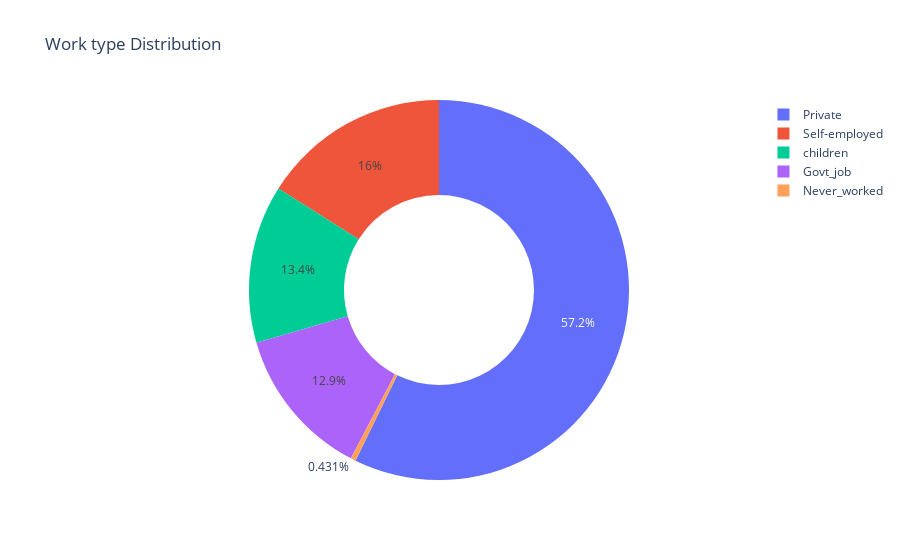

The code cell stored with this chart in its notebook:
### Code cell
pie_graph(data_eda, 'Work type Distribution','work_type')

### Figure 1 — Plotly figure (JSON) as saved in the notebook; plotly's stock layout.template omitted (floating-point values rounded to 4 significant figures)
{"data": [{"hole": 0.5, "labels": ["Private", "Self-employed", "children", "Govt_job", "Never_worked"], "type": "pie", "values": [2925, 819, 687, 657, 22]}], "layout": {"title": {"text": "Work type Distribution"}}}
